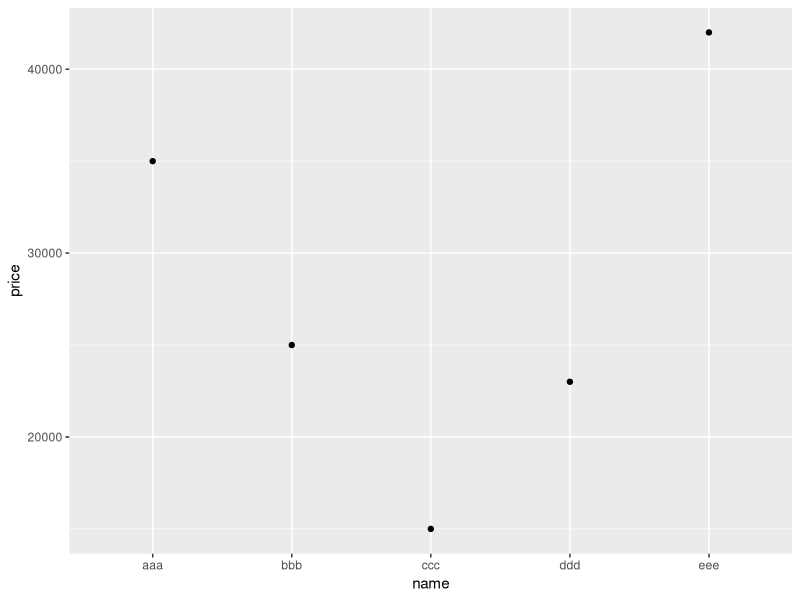

R code for this plot:
###################
# 3주차 주별 과제 #
###################
# 다음 표는 뷰티몰의 회원등급관리 데이터입니다.
# 
# 이름  회원등급  구매액
# aaa     VIP      35000
# bbb     gold     25000
# ccc   welcome    15000
# ddd     gold     23000
# eee     VIP      42000

# 1. 위 표의 내용을 아래와 같은 실행결과가 나오도록 데이터 프레임 구조로 만들어 변수에 저장하고, 출력해보세요.
# 
# name   grade price
# 1  aaa     VIP 35000
# 2  bbb    gold 25000
# 3  ccc welcome 15000
# 4  ddd    gold 23000
# 5  eee     VIP 42000

#벡터를 만들어 매개변수로 주어 바깥에서 사용되지 않게 한다.
df_mallMember <- data.frame(
                    name = c("aaa", "bbb", "ccc", "ddd", "eee"),
                    grade = c("VIP", "gold", "welcome", "gold", "VIP"),
                    price = c(35000, 25000, 15000, 23000, 42000)
                  )

df_mallMember
# 2. 기초통계량 함수를 이용해 구매액의 최대값, 최소값, 평균값, 중앙값을 순서대로 구해보세요.

# input값의 최대, 최소, 평균, 중앙값을 구하는
# 기초통계량함수 min, max, mean, median함수 사용

max(df_mallMember$price)
min(df_mallMember$price)
mean(df_mallMember$price)
median(df_mallMember$price)

# 3. 문자열 함수를 이용해 gold를 silver로 변경한 후 바뀐 데이터 프레임을 출력해보세요.
# 
# name   grade price
# 1  aaa     VIP 35000
# 2  bbb  silver 25000
# 3  ccc welcome 15000
# 4  ddd  silver 23000
# 5  eee     VIP 42000

# 문자열 처리 함수 gsub("patternStr","replaceStr", characterVecter)
df_mallMember$grade <- gsub("gold", "silver", df_mallMember$grade)

df_mallMember

# 4. 논리식을 활용하여 회원등급이 VIP이면서 구매액이 39000원 이상인 회원의 모든 정보를 추출하세요.
# 
# name grade price
# 5  eee   VIP 42000

# dataframe은 대괄호를 통해 조건을 줄 수 있다.
# &, | 등을통해 다양한 조건을 줄 수 있다.
df_mallMember[df_mallMember$grade == "VIP" & 
              df_mallMember$price >= 39000,]



# 5. 논리식을 활용하여 회원등급이 silver인 회원의 이름만 데이터프레임 형태로 추출하세요.
# 
# name
# 2  bbb
# 4  ddd

# 특정 조건을 만족하는 데이터 전체를 dataframe에서 추출한 후, name column만을 추출한다.

df_mallMember[df_mallMember$grade == "silver",]["name"]


# 6. ggplot2를 이용해 이름별 구매액을 점 그래프로 그려보세요. 이름이 가로, 구매액이 세로에 표시되도록 하세요.

#패키지 설치. 
#install.packages("ggplot2")
#설치되어있다는 가정하에 라이브러리만을 불러오겠습니다.
#패키지 불러오기
library(ggplot2)
#ggplot(data, aes(x = x축데이터, y = y축데이터)) + 그래프모양()
ggplot(df_mallMember, aes(x = name, y = price)) + geom_point()


